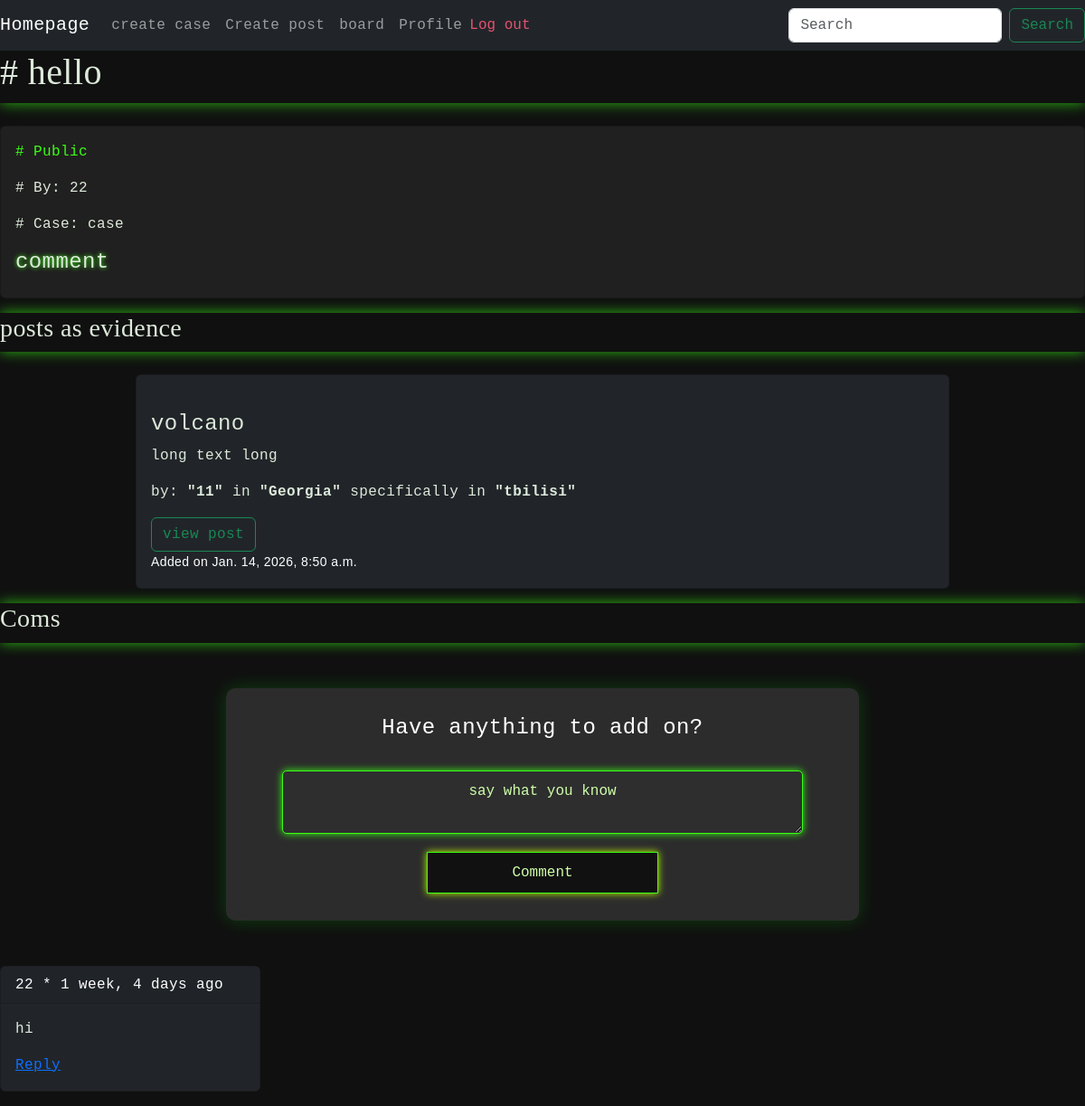
The page /cases/17/ (signed in) on the database as committed earlier.
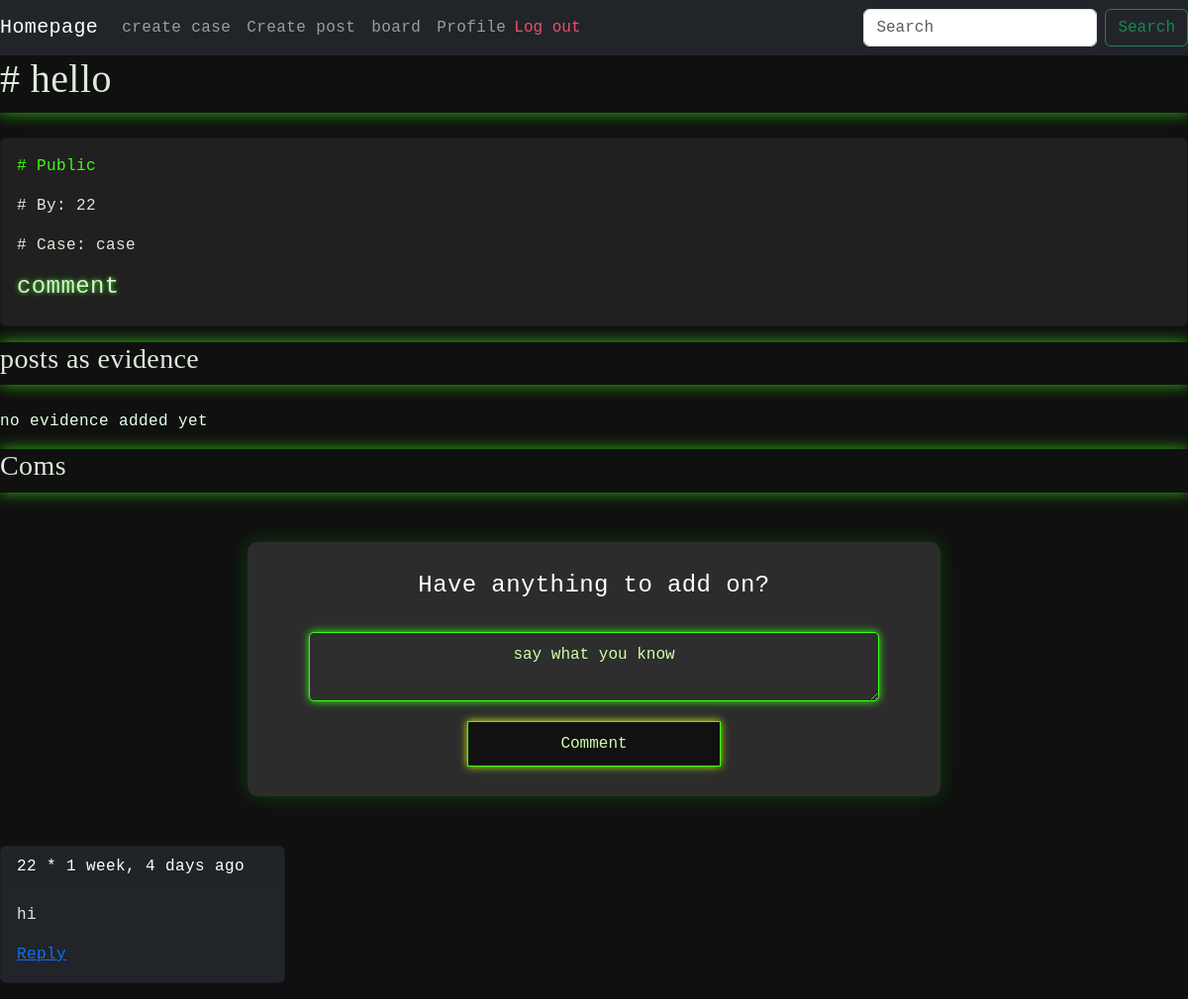
The same page on the database as committed later.
### final/models.py (models this page shows, shortened)
class CaseEvidence(models.Model):
    case = models.ForeignKey(Case, on_delete=models.CASCADE, related_name="evidence")
    post = models.ForeignKey("Post", on_delete=models.CASCADE)
    added_at = models.DateTimeField(auto_now_add=True)

class Post(models.Model):
    author = models.ForeignKey(User, on_delete=models.CASCADE)
    title = models.CharField(max_length=200)
    body = models.TextField()
    country = models.CharField(max_length=100)
    city = models.CharField(max_length=100, blank=True)
    tags = models.CharField(max_length=255, blank=True)
    create_time = models.DateTimeField(auto_now_add=True)
    event_date = models.DateField()

class Comments(models.Model):
    case = models.ForeignKey(Case, on_delete=models.CASCADE, related_name="comments")
    author = models.ForeignKey(settings.AUTH_USER_MODEL, on_delete=models.CASCADE)
    body = models.TextField()
    parent = models.ForeignKey("self", null=True, blank=True, on_delete=models.CASCADE, related_name="replies")
    created_at = models.DateTimeField(auto_now_add=True)

### final/views.py (the view, shortened to what this page needs)
# urls.py: path("cases/<int:case_id>/", views.case_details, name="case_detail"),
@login_required
def case_details(request, case_id):
    case=get_object_or_404(Case, id=case_id)
    evidence_posts = case.evidence.all().select_related('post', 'post__author')
    comments = case.comments.filter(parent=None).order_by("-created_at")
    return render(request, "case_details.html", {
        "case":case,
        "evidence_posts": evidence_posts,
        "comments": comments
    })

### final/templates/case_details.html (shortened to what this page needs)
{% extends "layout.html" %}
{% load humanize %}
{% block body %}
<h1 class="gl_h1"># {{ case.title }} </h1>
<div class="card mb-3"  style="background-color:#212020; color:#ddeadb;">
  <div class="card-body">
    {% if case.is_public %}
      <p class="card-text"><span style="color: #39ff14;"># Public</span>
      {% else %}
      <span style="color:#ff1414"># private</span>
    {% endif %}</p>
    <p class="card-text"># By:  {{ case.author.username }}</p>
    <p class="card-text"># Case: {{ case.notes }}</p>
    <h4><a href="#comments_section" style="text-decoration: none; color: #ddeadb; text-shadow: 0 0 5px #39ff14;">comment</a></h4>
  </div>
</div>
<h3 class="gl_h1">posts as evidence </h3>
{% for ev in evidence_posts %}
<div class="card text-white bg-dark mb-3 w-75 mx-auto">
    <div class="card-body">
        <br>
        <h4 class="card-title">{{ ev.post.title }}</h4>
        <p class="card-text">{{ ev.post.body|truncatechars:100 }}</p>
        <p class="card-text">by: <strong>"{{ ev.post.author.username }}"</strong> in <strong>"{{ ev.post.country }}"</strong> specifically in <strong>"{{ ev.post.city }}"</strong></p>
        <a href="{% url 'view_post' ev.post.id %}" class="btn btn-outline-success">view post</a>
        <br>
        <small style="font-family: sans-serif;">Added on {{ ev.added_at }}</small>
    </div>
</div>
{% empty %}
<p>no evidence added yet</p>
{% endfor %}
<h3 class="gl_h1">Coms</h3>
{% if user.is_authenticated %}
<form class="formm" method="post">
  <h4>Have anything to add on?</h4>
  <br>
  <textarea name="comment_body" id="comment_body" placeholder="say what you know" required></textarea>
  <button type="submit">Comment</button>
</form>
{% else %}
<p>Log in to comment</p>
{% endif %}
<div class="comments_section" id="comments_section">
  {% for comment in comments %}
  <div class="card text-white bg-dark mb-3" style="max-width: 18rem;">
    <div class="card-header">{{ comment.author.username }} * {{ comment.created_at|naturaltime }}
    </div>
    <div class="card-body">
      <p class="card-text">{{ comment.body }}</p>
      {% if user.is_authenticated %}
        <a href="#comment_body" class="reply-btn" data-comment-id="{{ comment.id }}" data-username="{{ comment.author.username }}">Reply</a>
      {% endif %}
    </div>
  </div>
  {% empty %}
    <p>no comments yet</p>
  {% endfor %}
</div>
{% endblock %}

Rows that differ between the two databases and show on the page:
removed CaseEvidence: post "volcano", post.body "long text long", post.author.username "11", post.country "Georgia", post.city "tbilisi", added_at "Jan. 14, 2026, 8:50 a.m."
Other text that changed with them:
text now shown: "no evidence added yet"
